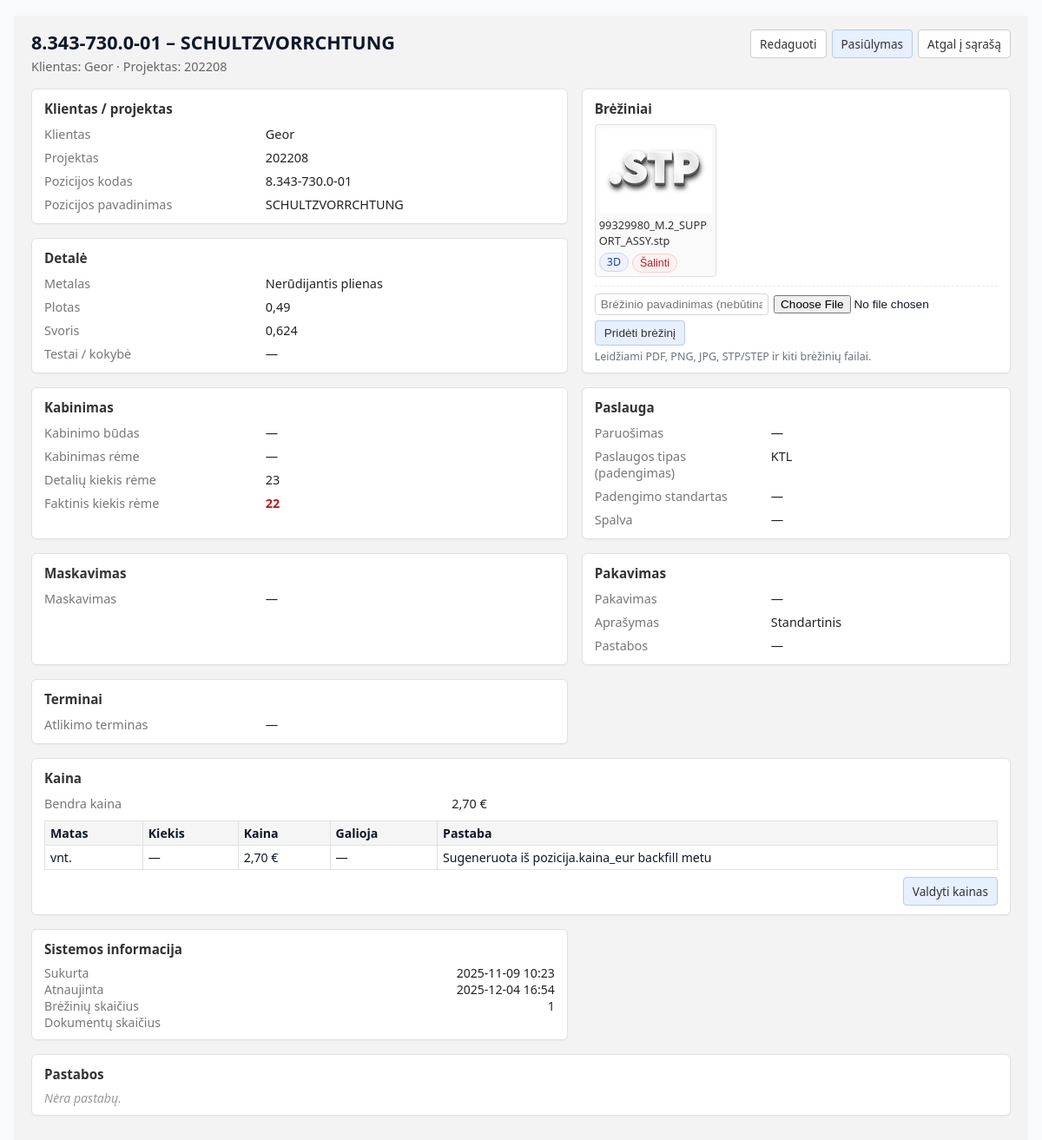
/pozicijos/46/, run on an earlier commit of the app's database.
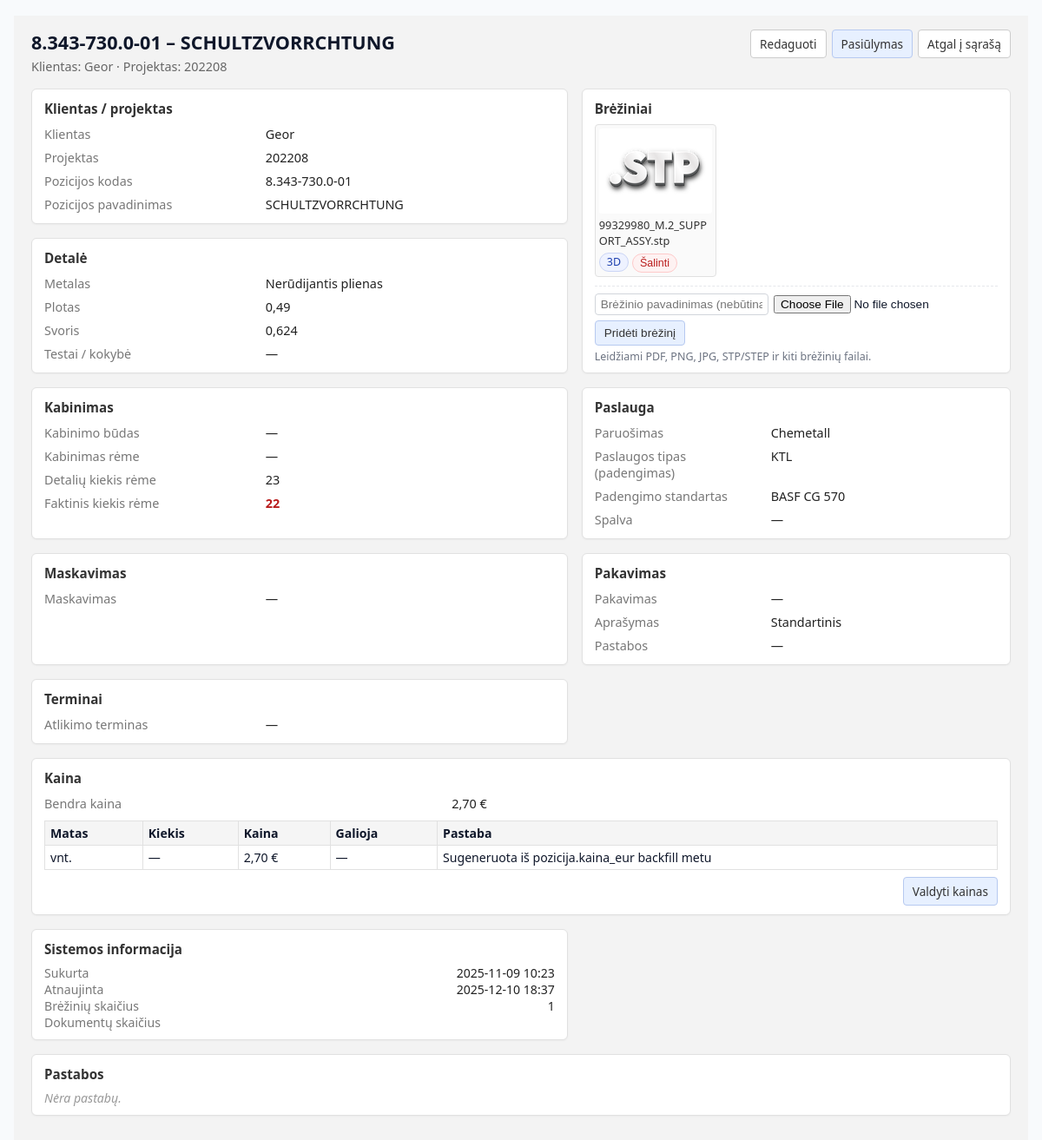
And on a later commit of the database.
### pozicijos/models.py (models this page shows, shortened)
class Pozicija(models.Model):
    klientas = models.CharField("Klientas", max_length=255, null=True, blank=True)
    projektas = models.CharField("Projektas", max_length=255, null=True, blank=True)
    poz_kodas = models.CharField("Kodas", max_length=100)
    poz_pavad = models.CharField("Pavadinimas", max_length=255)
    metalas = models.CharField("Metalas", max_length=120, null=True, blank=True)
    plotas = models.DecimalField("Plotas", max_digits=10, decimal_places=2, null=True, blank=True)
    svoris = models.DecimalField("Svoris", max_digits=10, decimal_places=3, null=True, blank=True)
    kabinimo_budas = models.CharField("Kabinimo būdas", max_length=120, null=True, blank=True)
    kabinimas_reme = models.CharField("Kabinimas rėme", max_length=120, null=True, blank=True)
    detaliu_kiekis_reme = models.IntegerField("Detalių kiekis rėme", null=True, blank=True)
    faktinis_kiekis_reme = models.IntegerField("Faktinis kiekis rėme", null=True, blank=True)
    paruosimas = models.CharField("Paruošimas", max_length=200, null=True, blank=True)
    padengimas = models.CharField("Padengimas", max_length=200, null=True, blank=True)
    padengimo_standartas = models.CharField("Padengimo standartas", max_length=200, null=True, blank=True)
    spalva = models.CharField("Spalva", max_length=120, null=True, blank=True)
    turi_ktl = models.BooleanField(
        "KTL",
        default=False,
        help_text="Pažymėkite, jei pozicijai taikomas KTL procesas (pvz. BASF CG 570).",
    )
    turi_miltus = models.BooleanField(
        "Miltelinis dažymas",
        default=False,
        help_text="Pažymėkite, jei pozicijai taikomas miltelinis dažymas.",
    )
    turi_paruosima = models.BooleanField(
        "Paruošimas (Chemetall)",
        default=False,
        help_text="Tik paruošimas Chemetall be KTL.",
    )
    miltai_kodas = models.CharField(
        "Miltelių kodas",
        max_length=100,
        blank=True,
    )
    miltai_tiekejas = models.CharField(
        "Miltelių tiekėjas",
        max_length=100,
        blank=True,
    )
    miltai_blizgumas = models.CharField(
        "Blizgumas",
        max_length=50,
        blank=True,
    )
    miltai_kaina = models.DecimalField(
        "Miltelių kaina",
        max_digits=10,
        decimal_places=2,
        null=True,
        blank=True,
    )
    maskavimas = models.CharField("Maskavimas", max_length=200, null=True, blank=True)
    atlikimo_terminas = models.DateField("Atlikimo terminas", null=True, blank=True)
    testai_kokybe = models.CharField("Testai / kokybė", max_length=255, null=True, blank=True)
    pakavimo_tipas = models.CharField(
        "Pakavimas",
        max_length=20,
        choices=PAKAVIMO_TIPAS_CHOICES,
        null=True,
        blank=True,
    )
    pakavimas = models.CharField("Aprašymas", max_length=255, null=True, blank=True)
    instrukcija = models.TextField("Pastabos", null=True, blank=True)
    pakavimo_dienos_norma = models.CharField("Pakavimo dienos norma", max_length=120, null=True, blank=True)
    pak_po_ktl = models.CharField("Pakavimas po KTL", max_length=255, null=True, blank=True)
    pak_po_milt = models.CharField("Pakavimas po miltelinio", max_length=255, null=True, blank=True)
    kaina_eur = models.DecimalField("Dabartinė kaina (EUR)", max_digits=12, decimal_places=2, null=True, blank=True)
    pastabos = models.TextField("Pastabos", null=True, blank=True)
    created = models.DateTimeField("Sukurta", auto_now_add=True, null=True, blank=True)
    updated = models.DateTimeField("Atnaujinta", auto_now=True, null=True, blank=True)
    class Meta:
        ordering = ["-created", "-id"]
        verbose_name = "Pozicija"
        verbose_name_plural = "Pozicijos"
    @property
    def brez_count(self):
        return self.breziniai.count()
    @property
    def dok_count(self):
        return ""
    def aktualios_kainos(self, matas: str | None = None, as_of=None):
        as_of = (as_of or timezone.now().date())
        qs = self.kainu_eilutes.filter(
            busena="aktuali"
        ).filter(
            Q(galioja_nuo__isnull=True) | Q(galioja_nuo__lte=as_of)
        ).filter(
            Q(galioja_iki__isnull=True) | Q(galioja_iki__gte=as_of)
        )
        if matas:
            qs = qs.filter(matas=matas)
        return qs.order_by("yra_fiksuota", "kiekis_nuo", "fiksuotas_kiekis", "prioritetas", "-created")

### pozicijos/views.py (the view)
# urls.py: path("<int:pk>/", views.pozicija_detail, name="detail"),
def pozicija_detail(request, pk):
    poz = get_object_or_404(Pozicija, pk=pk)
    breziniai = PozicijosBrezinys.objects.filter(pozicija=poz).order_by("id")
    kainos_akt = poz.aktualios_kainos()
    context = {
        "pozicija": poz,
        "columns_schema": COLUMNS,   # jei ateity norėsim eiti per schemą
        "breziniai": breziniai,      # <- svarbu: čia keliauja į detail.html
        "kainos_akt": kainos_akt,    # lentelė „Kainos (aktualios)“
    }
    return render(request, "pozicijos/detail.html", context)

### pozicijos/models.py (called while the page is built)
    @property
    def filename(self) -> str:
        name = getattr(self.failas, "name", "") or ""
        return os.path.basename(name)

    @property
    def ext(self) -> str:
        name = (getattr(self.failas, "name", "") or "").lower()
        _, ext = os.path.splitext(name)
        return (ext or "").lstrip(".")

    def _preview_relpath(self) -> str:
        name = getattr(self.failas, "name", "") or ""
        base, _ = os.path.splitext(os.path.basename(name))
        digest = hashlib.sha1(name.encode("utf-8")).hexdigest()[:10]
        return f"pozicijos/breziniai/previews/{base}-{digest}.png"

    def _legacy_preview_relpath(self) -> str:
        name = getattr(self.failas, "name", "") or ""
        base, _ = os.path.splitext(os.path.basename(name))
        return f"pozicijos/breziniai/previews/{base}.png"

### pozicijos/templates/pozicijos/detail.html (shortened to what the changed rows need)
{% extends "base.html" %}
{% load static %}
{% block content %}
<div class="pozicija-detail-page">
  <div class="poz-detail-container">
    <div class="detail-header-bar">
      <div class="detail-header-main">
        <h1 class="detail-header-title">
          {% if pozicija.poz_kodas %}{{ pozicija.poz_kodas }} – {% endif %}{{ pozicija.poz_pavad|default:"Be pavadinimo" }}
        </h1>
        <p class="detail-header-sub">
          Klientas: {{ pozicija.klientas|default:"—" }}{% if pozicija.projektas %} · Projektas: {{ pozicija.projektas }}{% endif %}
        </p>
      </div>
    </div>
    <div class="poz-cards-grid">
      <div class="poz-col-left">
        <section class="poz-card">
          <h2 class="poz-card-title">Klientas / projektas</h2>
          <div class="poz-fields">
            <div class="poz-field-row">
              <span class="poz-field-label">Klientas</span>
              <span class="poz-field-value">{{ pozicija.klientas|default:"—" }}</span>
            </div>
            <div class="poz-field-row">
              <span class="poz-field-label">Projektas</span>
              <span class="poz-field-value">{{ pozicija.projektas|default:"—" }}</span>
            </div>
            <div class="poz-field-row">
              <span class="poz-field-label">Pozicijos kodas</span>
              <span class="poz-field-value">{{ pozicija.poz_kodas|default:"—" }}</span>
            </div>
            <div class="poz-field-row">
              <span class="poz-field-label">Pozicijos pavadinimas</span>
              <span class="poz-field-value">{{ pozicija.poz_pavad|default:"—" }}</span>
            </div>
          </div>
        </section>
        <section class="poz-card poz-card--detail">
          <h2 class="poz-card-title">Detalė</h2>
          <div class="poz-fields">
            <div class="poz-field-row">
              <span class="poz-field-label">Metalas</span>
              <span class="poz-field-value">{{ pozicija.metalas|default:"—" }}</span>
            </div>
            <div class="poz-field-row">
              <span class="poz-field-label">Plotas</span>
              <span class="poz-field-value">
                {% if pozicija.plotas %}{{ pozicija.plotas }}{% else %}—{% endif %}
              </span>
            </div>
            <div class="poz-field-row">
              <span class="poz-field-label">Svoris</span>
              <span class="poz-field-value">
                {% if pozicija.svoris %}{{ pozicija.svoris }}{% else %}—{% endif %}
              </span>
            </div>
            <div class="poz-field-row">
              <span class="poz-field-label">Testai / kokybė</span>
              <span class="poz-field-value">{{ pozicija.testai_kokybe|default:"—" }}</span>
            </div>
          </div>
        </section>
      </div>
      <section class="poz-card poz-card--brez">
        <h2 class="poz-card-title">Brėžiniai</h2>
      </section>
      <section class="poz-card">
        <h2 class="poz-card-title">Kabinimas</h2>
        <div class="poz-fields">
          <div class="poz-field-row">
            <span class="poz-field-label">Kabinimo būdas</span>
            <span class="poz-field-value">{{ pozicija.kabinimo_budas|default:"—" }}</span>
          </div>
          <div class="poz-field-row">
            <span class="poz-field-label">Kabinimas rėme</span>
            <span class="poz-field-value">{{ pozicija.kabinimas_reme|default:"—" }}</span>
          </div>
          <div class="poz-field-row">
            <span class="poz-field-label">Detalių kiekis rėme</span>
            <span class="poz-field-value">
              {% if pozicija.detaliu_kiekis_reme %}{{ pozicija.detaliu_kiekis_reme }}{% else %}—{% endif %}
            </span>
          </div>
        </div>
      </section>
      <section class="poz-card">
        <h2 class="poz-card-title">Paslauga</h2>
        <div class="poz-fields">
          <div class="poz-field-row">
            <span class="poz-field-label">Paruošimas</span>
            <span class="poz-field-value">{{ pozicija.paruosimas|default:"—" }}</span>
          </div>
          <div class="poz-field-row">
            <span class="poz-field-label">Paslaugos tipas (padengimas)</span>
            <span class="poz-field-value">{{ pozicija.padengimas|default:"—" }}</span>
          </div>
          <div class="poz-field-row">
            <span class="poz-field-label">Padengimo standartas</span>
            <span class="poz-field-value">{{ pozicija.padengimo_standartas|default:"—" }}</span>
          </div>
          <div class="poz-field-row">
            <span class="poz-field-label">Spalva</span>
            <span class="poz-field-value">{{ pozicija.spalva|default:"—" }}</span>
          </div>
        </div>
      </section>
      <section class="poz-card">
        <h2 class="poz-card-title">Maskavimas</h2>
        <div class="poz-fields">
          <div class="poz-field-row">
            <span class="poz-field-label">Maskavimas</span>
            <span class="poz-field-value">{{ pozicija.maskavimas|default:"—" }}</span>
          </div>
        </div>
      </section>
    <section class="poz-card">
      <h2 class="poz-card-title">Pakavimas</h2>
      <div class="poz-fields">
        <div class="poz-field-row">
          <span class="poz-field-label">Aprašymas</span>
          <span class="poz-field-value">
            {{ pozicija.pakavimas|default:"—" }}
          </span>
        </div>
      </div>
    </section>
      <section class="poz-card">
        <h2 class="poz-card-title">Terminai</h2>
      </section>
      <section class="poz-card poz-card--full">
        <h2 class="poz-card-title">Kaina</h2>
        <div class="poz-fields">
          <div class="poz-field-row">
            <span class="poz-field-label">Bendra kaina</span>
            <span class="poz-field-value">
              {% if pozicija.kaina_eur %}
                {{ pozicija.kaina_eur }}&nbsp;€
              {% else %}
                —
              {% endif %}
            </span>
          </div>
        </div>
        {% if kainos_akt %}
          <div class="poz-price-table-wrapper">
            <table class="poz-price-table">
              <thead>
                <tr>
                  <th>Matas</th>
                  <th>Kiekis</th>
                  <th>Kaina</th>
                  <th>Galioja</th>
                  <th>Pastaba</th>
                </tr>
              </thead>
            </table>
          </div>
        {% else %}
          <p class="poz-empty">Nėra aktualių kainų eilučių.</p>
        {% endif %}
      </section>
      <section class="poz-card">
        <h2 class="poz-card-title">Sistemos informacija</h2>
        <div class="poz-meta">
          <div class="poz-meta-row">
            <span class="poz-meta-label">Sukurta</span>
            <span class="poz-meta-value">
              {% if pozicija.created %}
                {{ pozicija.created|date:"Y-m-d H:i" }}
              {% else %}
                —
              {% endif %}
            </span>
          </div>
          <div class="poz-meta-row">
            <span class="poz-meta-label">Atnaujinta</span>
            <span class="poz-meta-value">
              {% if pozicija.updated %}
                {{ pozicija.updated|date:"Y-m-d H:i" }}
              {% else %}
                —
              {% endif %}
            </span>
          </div>
          <div class="poz-meta-row">
            <span class="poz-meta-label">Brėžinių skaičius</span>
            <span class="poz-meta-value">
              {% if pozicija.brez_count is not None %}
                {{ pozicija.brez_count }}
              {% else %}
                —
              {% endif %}
            </span>
          </div>
        </div>
      </section>
      <section class="poz-card poz-card--full">
        <h2 class="poz-card-title">Pastabos</h2>
      </section>
    </div>
  </div>
</div>
{% endblock %}

What changed in the data, as far as the page shows it:
changed Pozicija "SCHULTZVORRCHTUNG": paruosimas "—" → "Chemetall"; padengimo_standartas "—" → "BASF CG 570"; updated "2025-12-04 16:54" → "2025-12-10 18:37"
